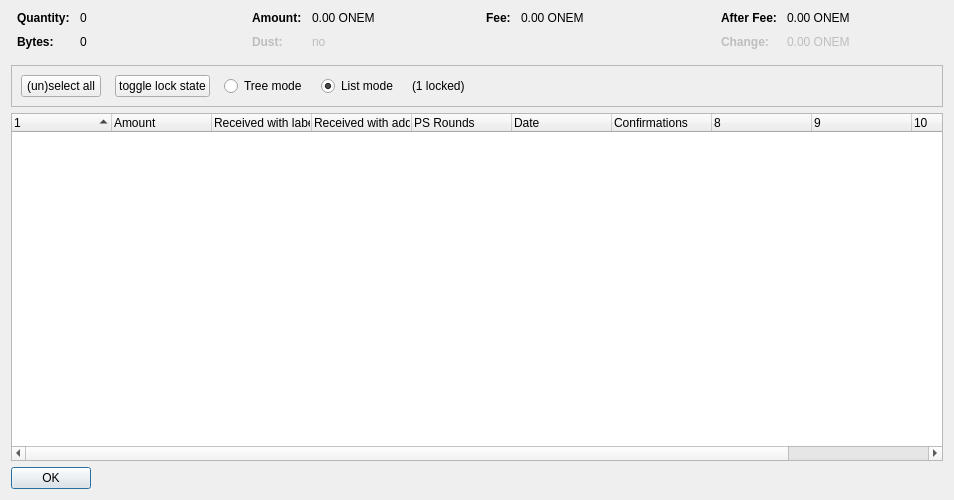
<?xml version="1.0" encoding="UTF-8"?>
<ui version="4.0">
 <class>CoinControlDialog</class>
 <widget class="QDialog" name="CoinControlDialog">
  <property name="geometry">
   <rect>
    <x>0</x>
    <y>0</y>
    <width>954</width>
    <height>500</height>
   </rect>
  </property>
  <property name="windowTitle">
   <string>Coin Selection</string>
  </property>
  <layout class="QVBoxLayout" name="verticalLayout">
   <item>
    <layout class="QHBoxLayout" name="horizontalLayoutTop" stretch="0,0,0,0">
     <property name="topMargin">
      <number>0</number>
     </property>
     <property name="bottomMargin">
      <number>10</number>
     </property>
     <item>
      <layout class="QFormLayout" name="formLayoutCoinControl1">
       <property name="horizontalSpacing">
        <number>10</number>
       </property>
       <property name="verticalSpacing">
        <number>10</number>
       </property>
       <property name="leftMargin">
        <number>6</number>
       </property>
       <property name="rightMargin">
        <number>6</number>
       </property>
       <item row="0" column="0">
        <widget class="QLabel" name="labelCoinControlQuantityText">
         <property name="font">
          <font>
           <weight>75</weight>
           <bold>true</bold>
          </font>
         </property>
         <property name="text">
          <string>Quantity:</string>
         </property>
        </widget>
       </item>
       <item row="0" column="1">
        <widget class="QLabel" name="labelCoinControlQuantity">
         <property name="cursor">
          <cursorShape>IBeamCursor</cursorShape>
         </property>
         <property name="contextMenuPolicy">
          <enum>Qt::ActionsContextMenu</enum>
         </property>
         <property name="text">
          <string notr="true">0</string>
         </property>
         <property name="textInteractionFlags">
          <set>Qt::LinksAccessibleByMouse|Qt::TextSelectableByKeyboard|Qt::TextSelectableByMouse</set>
         </property>
        </widget>
       </item>
       <item row="1" column="0">
        <widget class="QLabel" name="labelCoinControlBytesText">
         <property name="font">
          <font>
           <weight>75</weight>
           <bold>true</bold>
          </font>
         </property>
         <property name="text">
          <string>Bytes:</string>
         </property>
        </widget>
       </item>
       <item row="1" column="1">
        <widget class="QLabel" name="labelCoinControlBytes">
         <property name="cursor">
          <cursorShape>IBeamCursor</cursorShape>
         </property>
         <property name="contextMenuPolicy">
          <enum>Qt::ActionsContextMenu</enum>
         </property>
         <property name="text">
          <string notr="true">0</string>
         </property>
         <property name="textInteractionFlags">
          <set>Qt::LinksAccessibleByMouse|Qt::TextSelectableByKeyboard|Qt::TextSelectableByMouse</set>
         </property>
        </widget>
       </item>
      </layout>
     </item>
     <item>
      <layout class="QFormLayout" name="formLayoutCoinControl2">
       <property name="horizontalSpacing">
        <number>10</number>
       </property>
       <property name="verticalSpacing">
        <number>10</number>
       </property>
       <property name="leftMargin">
        <number>6</number>
       </property>
       <property name="rightMargin">
        <number>6</number>
       </property>
       <item row="0" column="0">
        <widget class="QLabel" name="labelCoinControlAmountText">
         <property name="font">
          <font>
           <weight>75</weight>
           <bold>true</bold>
          </font>
         </property>
         <property name="text">
          <string>Amount:</string>
         </property>
        </widget>
       </item>
       <item row="0" column="1">
        <widget class="QLabel" name="labelCoinControlAmount">
         <property name="cursor">
          <cursorShape>IBeamCursor</cursorShape>
         </property>
         <property name="contextMenuPolicy">
          <enum>Qt::ActionsContextMenu</enum>
         </property>
         <property name="text">
          <string notr="true">0.00 ONEM</string>
         </property>
         <property name="textInteractionFlags">
          <set>Qt::LinksAccessibleByMouse|Qt::TextSelectableByKeyboard|Qt::TextSelectableByMouse</set>
         </property>
        </widget>
       </item>
       <item row="1" column="0">
        <widget class="QLabel" name="labelCoinControlLowOutputText">
         <property name="enabled">
          <bool>false</bool>
         </property>
         <property name="font">
          <font>
           <weight>75</weight>
           <bold>true</bold>
          </font>
         </property>
         <property name="text">
          <string>Dust:</string>
         </property>
        </widget>
       </item>
       <item row="1" column="1">
        <widget class="QLabel" name="labelCoinControlLowOutput">
         <property name="enabled">
          <bool>false</bool>
         </property>
         <property name="cursor">
          <cursorShape>IBeamCursor</cursorShape>
         </property>
         <property name="contextMenuPolicy">
          <enum>Qt::ActionsContextMenu</enum>
         </property>
         <property name="text">
          <string notr="true">no</string>
         </property>
         <property name="textInteractionFlags">
          <set>Qt::LinksAccessibleByMouse|Qt::TextSelectableByKeyboard|Qt::TextSelectableByMouse</set>
         </property>
        </widget>
       </item>
      </layout>
     </item>
     <item>
      <layout class="QFormLayout" name="formLayoutCoinControl3">
       <property name="horizontalSpacing">
        <number>10</number>
       </property>
       <property name="verticalSpacing">
        <number>10</number>
       </property>
       <property name="leftMargin">
        <number>6</number>
       </property>
       <property name="rightMargin">
        <number>6</number>
       </property>
       <item row="0" column="0">
        <widget class="QLabel" name="labelCoinControlFeeText">
         <property name="font">
          <font>
           <weight>75</weight>
           <bold>true</bold>
          </font>
         </property>
         <property name="text">
          <string>Fee:</string>
         </property>
        </widget>
       </item>
       <item row="0" column="1">
        <widget class="QLabel" name="labelCoinControlFee">
         <property name="cursor">
          <cursorShape>IBeamCursor</cursorShape>
         </property>
         <property name="contextMenuPolicy">
          <enum>Qt::ActionsContextMenu</enum>
         </property>
         <property name="text">
          <string notr="true">0.00 ONEM</string>
         </property>
         <property name="textInteractionFlags">
          <set>Qt::LinksAccessibleByMouse|Qt::TextSelectableByKeyboard|Qt::TextSelectableByMouse</set>
         </property>
        </widget>
       </item>
      </layout>
     </item>
     <item>
      <layout class="QFormLayout" name="formLayoutCoinControl4">
       <property name="horizontalSpacing">
        <number>10</number>
       </property>
       <property name="verticalSpacing">
        <number>10</number>
       </property>
       <property name="leftMargin">
        <number>6</number>
       </property>
       <property name="rightMargin">
        <number>6</number>
       </property>
       <item row="0" column="0">
        <widget class="QLabel" name="labelCoinControlAfterFeeText">
         <property name="font">
          <font>
           <weight>75</weight>
           <bold>true</bold>
          </font>
         </property>
         <property name="text">
          <string>After Fee:</string>
         </property>
        </widget>
       </item>
       <item row="0" column="1">
        <widget class="QLabel" name="labelCoinControlAfterFee">
         <property name="cursor">
          <cursorShape>IBeamCursor</cursorShape>
         </property>
         <property name="contextMenuPolicy">
          <enum>Qt::ActionsContextMenu</enum>
         </property>
         <property name="text">
          <string notr="true">0.00 ONEM</string>
         </property>
         <property name="textInteractionFlags">
          <set>Qt::LinksAccessibleByMouse|Qt::TextSelectableByKeyboard|Qt::TextSelectableByMouse</set>
         </property>
        </widget>
       </item>
       <item row="1" column="0">
        <widget class="QLabel" name="labelCoinControlChangeText">
         <property name="enabled">
          <bool>false</bool>
         </property>
         <property name="font">
          <font>
           <weight>75</weight>
           <bold>true</bold>
          </font>
         </property>
         <property name="text">
          <string>Change:</string>
         </property>
        </widget>
       </item>
       <item row="1" column="1">
        <widget class="QLabel" name="labelCoinControlChange">
         <property name="enabled">
          <bool>false</bool>
         </property>
         <property name="cursor">
          <cursorShape>IBeamCursor</cursorShape>
         </property>
         <property name="contextMenuPolicy">
          <enum>Qt::ActionsContextMenu</enum>
         </property>
         <property name="text">
          <string notr="true">0.00 ONEM</string>
         </property>
         <property name="textInteractionFlags">
          <set>Qt::LinksAccessibleByMouse|Qt::TextSelectableByKeyboard|Qt::TextSelectableByMouse</set>
         </property>
        </widget>
       </item>
      </layout>
     </item>
    </layout>
   </item>
   <item>
    <widget class="QFrame" name="frame">
     <property name="minimumSize">
      <size>
       <width>0</width>
       <height>40</height>
      </size>
     </property>
     <property name="frameShape">
      <enum>QFrame::StyledPanel</enum>
     </property>
     <property name="frameShadow">
      <enum>QFrame::Sunken</enum>
     </property>
     <layout class="QHBoxLayout" name="horizontalLayout">
      <item>
       <layout class="QHBoxLayout" name="horizontalLayoutPanel" stretch="0,0,0,0,0,0">
        <property name="spacing">
         <number>14</number>
        </property>
        <item>
         <widget class="QPushButton" name="pushButtonSelectAll">
          <property name="sizePolicy">
           <sizepolicy hsizetype="Maximum" vsizetype="Fixed">
            <horstretch>0</horstretch>
            <verstretch>0</verstretch>
           </sizepolicy>
          </property>
          <property name="text">
           <string>(un)select all</string>
          </property>
          <property name="autoDefault">
           <bool>false</bool>
          </property>
         </widget>
        </item>
        <item>
         <widget class="QPushButton" name="pushButtonToggleLock">
          <property name="sizePolicy">
           <sizepolicy hsizetype="Maximum" vsizetype="Fixed">
            <horstretch>0</horstretch>
            <verstretch>0</verstretch>
           </sizepolicy>
          </property>
          <property name="text">
           <string>toggle lock state</string>
          </property>
          <property name="autoDefault">
           <bool>false</bool>
          </property>
         </widget>
        </item>
        <item>
         <widget class="QRadioButton" name="radioTreeMode">
          <property name="sizePolicy">
           <sizepolicy hsizetype="Maximum" vsizetype="Fixed">
            <horstretch>0</horstretch>
            <verstretch>0</verstretch>
           </sizepolicy>
          </property>
          <property name="text">
           <string>Tree mode</string>
          </property>
         </widget>
        </item>
        <item>
         <widget class="QRadioButton" name="radioListMode">
          <property name="sizePolicy">
           <sizepolicy hsizetype="Maximum" vsizetype="Fixed">
            <horstretch>0</horstretch>
            <verstretch>0</verstretch>
           </sizepolicy>
          </property>
          <property name="text">
           <string>List mode</string>
          </property>
          <property name="checked">
           <bool>true</bool>
          </property>
         </widget>
        </item>
        <item>
         <widget class="QLabel" name="labelLocked">
          <property name="text">
           <string>(1 locked)</string>
          </property>
         </widget>
        </item>
        <item>
         <spacer name="horizontalSpacer">
          <property name="orientation">
           <enum>Qt::Horizontal</enum>
          </property>
          <property name="sizeHint" stdset="0">
           <size>
            <width>40</width>
            <height>20</height>
           </size>
          </property>
         </spacer>
        </item>
       </layout>
      </item>
     </layout>
    </widget>
   </item>
   <item>
    <widget class="CoinControlTreeWidget" name="treeWidget">
     <property name="contextMenuPolicy">
      <enum>Qt::CustomContextMenu</enum>
     </property>
     <property name="sortingEnabled">
      <bool>false</bool>
     </property>
     <property name="columnCount">
      <number>11</number>
     </property>
     <attribute name="headerShowSortIndicator" stdset="0">
      <bool>true</bool>
     </attribute>
     <attribute name="headerStretchLastSection">
      <bool>false</bool>
     </attribute>
     <column>
      <property name="text">
       <string/>
      </property>
     </column>
     <column>
      <property name="text">
       <string>Amount</string>
      </property>
     </column>
     <column>
      <property name="text">
       <string>Received with label</string>
      </property>
     </column>
     <column>
      <property name="text">
       <string>Received with address</string>
      </property>
     </column>
     <column>
      <property name="text">
       <string>PS Rounds</string>
      </property>
     </column>
     <column>
      <property name="text">
       <string>Date</string>
      </property>
     </column>
     <column>
      <property name="text">
       <string>Confirmations</string>
      </property>
      <property name="toolTip">
       <string>Confirmed</string>
      </property>
     </column>
     <column>
      <property name="text">
       <string/>
      </property>
     </column>
     <column>
      <property name="text">
       <string/>
      </property>
     </column>
     <column>
      <property name="text">
       <string/>
      </property>
     </column>
     <column>
      <property name="text">
       <string/>
      </property>
     </column>
    </widget>
   </item>
   <item>
    <widget class="QDialogButtonBox" name="buttonBox">
     <property name="sizePolicy">
      <sizepolicy hsizetype="Maximum" vsizetype="Fixed">
       <horstretch>0</horstretch>
       <verstretch>0</verstretch>
      </sizepolicy>
     </property>
     <property name="orientation">
      <enum>Qt::Horizontal</enum>
     </property>
     <property name="standardButtons">
      <set>QDialogButtonBox::Ok</set>
     </property>
    </widget>
   </item>
  </layout>
 </widget>
 <customwidgets>
  <customwidget>
   <class>CoinControlTreeWidget</class>
   <extends>QTreeWidget</extends>
   <header>coincontroltreewidget.h</header>
  </customwidget>
 </customwidgets>
 <resources/>
 <connections/>
</ui>
